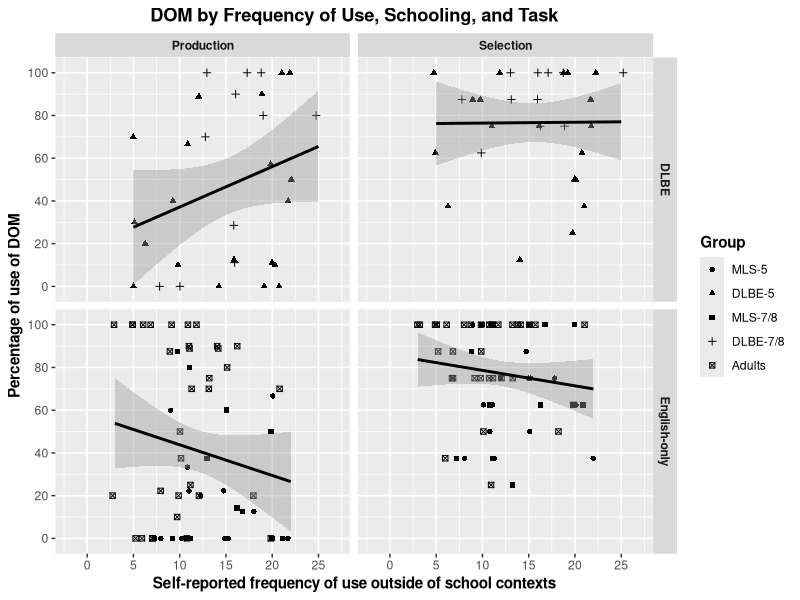
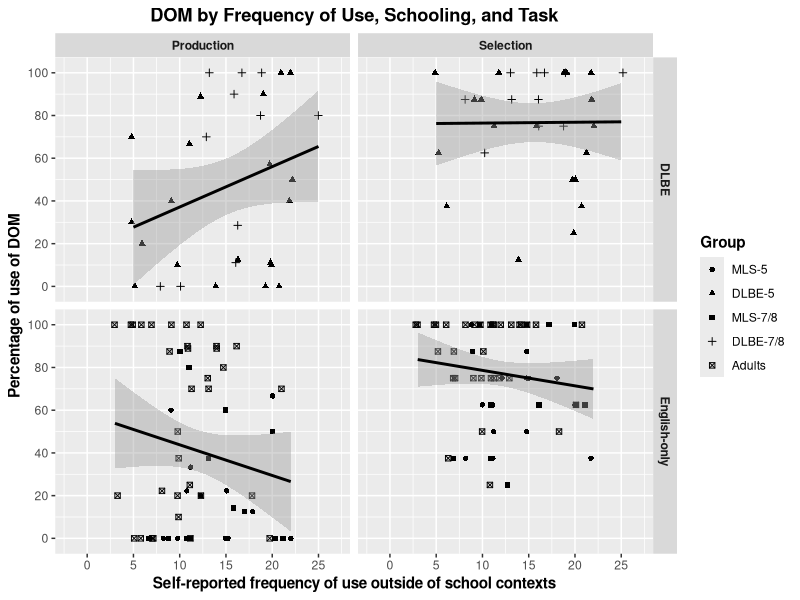
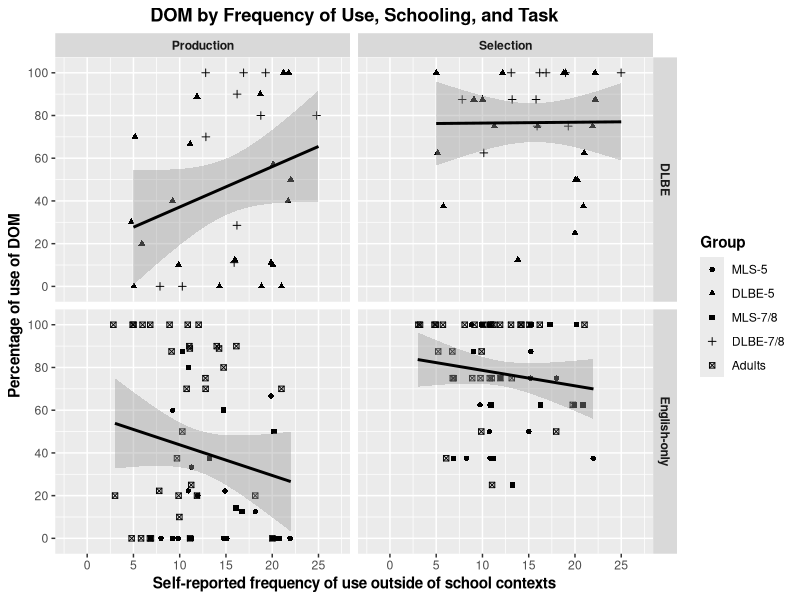

These figures' R source, in order:
library(tidyverse)
library(here)
library(patchwork)


# Create dataframes
## Load CSVs
DOM_EPT <- read_csv(here("Manuscripts", "SLR (Multiple Baselines)", "Data", "SLR Multiple Baselines DOM Production.csv")) %>% 
  mutate(Structure = "DOM") %>%
  group_by(Part_ID, Group, Task, Use) %>%
  summarize(Total_Structure = sum(Response, na.rm = TRUE),
            Total_Responses = sum(!is.na(Response)),
            Prod_Ratio = Total_Structure / Total_Responses,
            .groups = "drop") %>% 
  mutate(Production = Prod_Ratio * 100)

DOM_FCT <- read_csv(here("Manuscripts", "SLR (Multiple Baselines)", "Data", "SLR Multiple Baselines DOM Selection.csv")) %>% 
  mutate(Structure = "DOM") %>%
  group_by(Part_ID, Group, Task, Use) %>%
  summarize(Total_Structure = sum(Response, na.rm = TRUE),
            Total_Responses = sum(!is.na(Response)),
            Sel_Ratio = Total_Structure / Total_Responses,
            .groups = "drop") %>% 
  mutate(Selection = Sel_Ratio * 100)


## Join dataframes
Aggregate <- left_join(DOM_EPT, DOM_FCT, by = c("Part_ID", "Group", "Use")) %>% 
  mutate(Sum = Production + Selection) %>% 
  rename(Number_Produced = Total_Structure.x,
         Number_Selected = Total_Structure.y,
         EPT_Total = Total_Responses.x,
         FCT_Total = Total_Responses.y) %>% 
  mutate(Immersion = case_when(Group %in% c("DLBE-5", "DLBE-7/8") ~ "DLBE",
                               Group %in% c("MLS-5", "MLS-7/8", "Adults") ~ "English-only",
                               TRUE ~ NA_character_)) %>% 
  pivot_longer(cols = c(Production, Selection),
               names_to = "Task",
               values_to = "Ratio") %>% 
  mutate(Group = (factor(Group, levels = c("MLS-5", "DLBE-5", "MLS-7/8", "DLBE-7/8", "Adults"))))


## Calculate graphs
Use_Plot <- Aggregate %>% 
  ggplot(aes(x = Use, y = Ratio)) + 
  geom_jitter(aes(shape = Group), width = 0.3, height = 0) +
  geom_smooth(method = "glm", formula = y ~ x, se = TRUE, color = "black") +
  facet_grid(rows = vars(Immersion),
             cols = vars(Task)) +
  scale_y_continuous(breaks = seq(0, 100, 20),
                     limits = c(-2, 102)) +
  scale_x_continuous(breaks = seq(0, 25, 5),
                     limits = c(-2, 27)) +
  labs(x = "Self-reported frequency of use outside of school contexts",
       y = "Percentage of use of DOM",
       title = "DOM by Frequency of Use, Schooling, and Task") +
  theme(axis.title = element_text(face = "bold"),
        plot.title = element_text(hjust = 0.5, face = "bold"),
        legend.title = element_text(face = "bold"),
        strip.text = element_text(face = "bold"))


Use_Plot


## Save plot
ggsave(filename = here("Manuscripts", "SLR (Multiple Baselines)", "Graphs", "SLR Multiple Baselines Figure 5 PDF.pdf"),
       plot = Use_Plot,
       device = "pdf",
       width = 6.5,
       height = 4,
       units = "in")

ggsave(filename = here("Manuscripts", "SLR (Multiple Baselines)", "Graphs", "SLR Multiple Baselines Figure 5 PNG.png"),
       plot = Use_Plot,
       device = "png",
       width = 6.5,
       height = 4,
       units = "in",
       dpi = 300)
